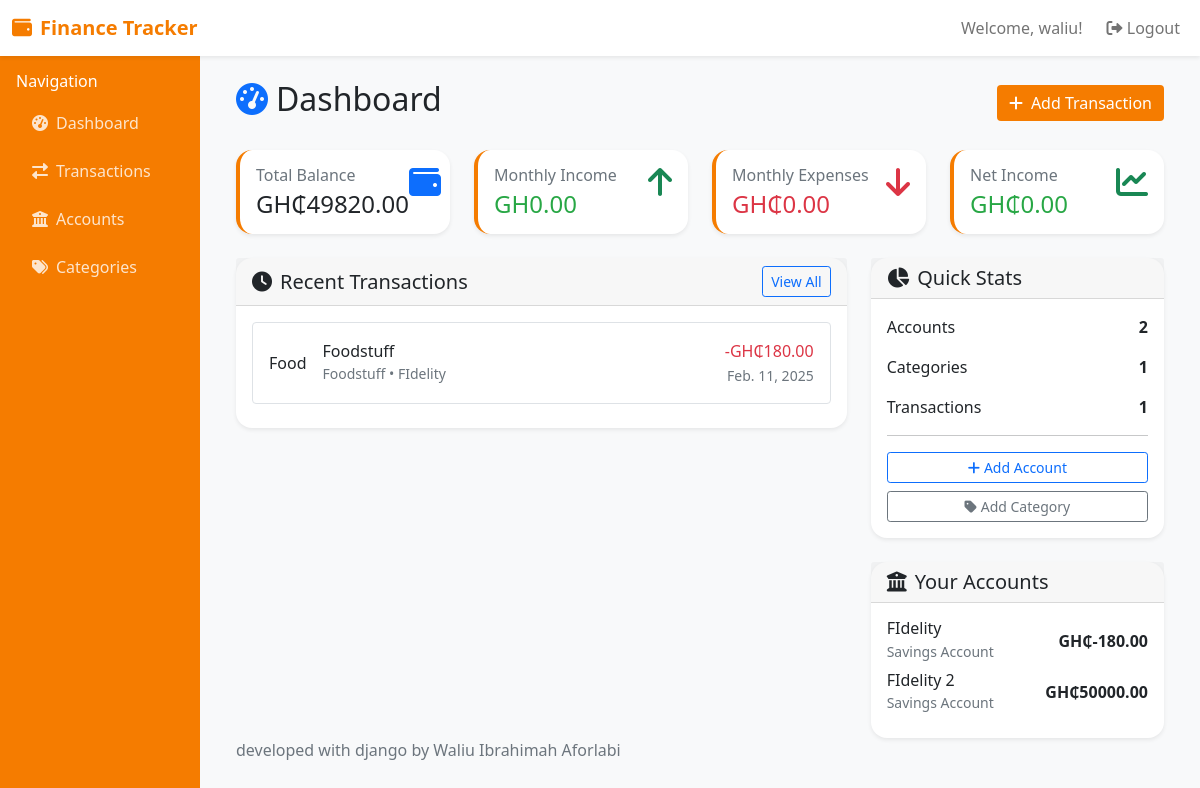
Page /dashboard/ (signed in) on the committed database.
### accounts/models.py (models this page shows, shortened)
class User(AbstractUser):
    email = models.EmailField(unique=True)
    phone = models.CharField(max_length=15, blank=True)
    created_at = models.DateTimeField(auto_now_add=True)

class Transaction(models.Model):
    amount = models.DecimalField(max_digits=15, decimal_places=2)
    description = models.CharField(max_length=255)
    date = models.DateField()
    category = models.ForeignKey(Category, on_delete=models.CASCADE)
    account = models.ForeignKey(Account, on_delete=models.CASCADE)
    user = models.ForeignKey(User, on_delete=models.CASCADE)
    notes = models.TextField(blank=True)
    created_at = models.DateTimeField(auto_now_add=True)
    updated_at = models.DateTimeField(auto_now=True)
    class Meta:
        ordering = ['-date', '-created_at']

class Category(models.Model):
    CATEGORY_TYPES = (
        ('income', 'Income'),
        ('expense', 'Expense'),
    )
    name = models.CharField(max_length=100)
    type = models.CharField(max_length=10, choices=CATEGORY_TYPES)
    user = models.ForeignKey(User, on_delete=models.CASCADE)
    color = models.CharField(max_length=7, default='#007bff')
    icon = models.CharField(max_length=50, default='💰')
    created_at = models.DateTimeField(auto_now_add=True)
    class Meta:
        verbose_name_plural = 'Categories'
        unique_together = ('name', 'user')

class Account(models.Model):
    ACCOUNT_TYPES = (
        ('checking', 'Checking Account'),
        ('savings', 'Savings Account'),
        ('credit', 'Credit Card'),
        ('cash', 'Cash'),
        ('investment', 'Investment'),
    )
    name = models.CharField(max_length=100)
    type = models.CharField(max_length=20, choices=ACCOUNT_TYPES)
    balance = models.DecimalField(max_digits=15, decimal_places=2, default=Decimal('0.00'))
    user = models.ForeignKey(User, on_delete=models.CASCADE)
    is_active = models.BooleanField(default=True)
    created_at = models.DateTimeField(auto_now_add=True)

### accounts/views.py (the view)
# urls.py: path('dashboard/', views.dashboard, name='dashboard'),
@login_required
def dashboard(request):
    accounts = Account.objects.filter(user=request.user, is_active=True)
    total_balance = accounts.aggregate(Sum('balance'))['balance__sum'] or Decimal('0.00')
    recent_transactions = Transaction.objects.filter(user=request.user)[:5]
    current_month = datetime.now().month
    current_year = datetime.now().year
    monthly_income = Transaction.objects.filter(
        user=request.user,
        date__month=current_month,
        date__year=current_year,
        category__type='income'
    ).aggregate(Sum('amount'))['amount__sum'] or Decimal('0.00')
    monthly_expenses = Transaction.objects.filter(
        user=request.user,
        date__month=current_month,
        date__year=current_year,
        category__type='expense'
    ).aggregate(Sum('amount'))['amount__sum'] or Decimal('0.00')
    categories = Category.objects.filter(user=request.user)
    context = {
        'total_balance': total_balance,
        'accounts': accounts,
        'recent_transactions': recent_transactions,
        'monthly_income': monthly_income,
        'monthly_expenses': monthly_expenses,
        'net_income': monthly_income - monthly_expenses,
        'total_accounts': accounts.count(),
        'total_categories': categories.count(),
        'total_transactions': Transaction.objects.filter(user=request.user).count(),
    }
    return render(request, 'accounts/dashboard.html', context)

### templates/accounts/dashboard.html (shortened to what this page needs)
{% extends 'base.html' %}
{% block content %}
<div class="d-flex justify-content-between align-items-center mb-4">
    <h2><i class="fas fa-tachometer-alt text-primary me-2"></i>Dashboard</h2>
    <div>
        <a href="{% url 'add_transaction' %}" class="btn btn-primary">
            <i class="fas fa-plus me-2"></i>Add Transaction
        </a>
    </div>
</div>
<div class="row mb-4">
    <div class="col-md-3">
        <div class="card stats-card">
            <div class="card-body">
                <div class="d-flex justify-content-between">
                    <div>
                        <h6 class="text-muted mb-1">Total Balance</h6>
                        <h4 class="mb-0">GH₵{{ total_balance|floatformat:2 }}</h4>
                    </div>
                    <div class="text-primary">
                        <i class="fas fa-wallet fa-2x"></i>
                    </div>
                </div>
            </div>
        </div>
    </div>
    <div class="col-md-3">
        <div class="card stats-card">
            <div class="card-body">
                <div class="d-flex justify-content-between">
                    <div>
                        <h6 class="text-muted mb-1">Monthly Income</h6>
                        <h4 class="mb-0 income">GH{{ monthly_income|floatformat:2 }}</h4>
                    </div>
                    <div class="text-success">
                        <i class="fas fa-arrow-up fa-2x"></i>
                    </div>
                </div>
            </div>
        </div>
    </div>
    <div class="col-md-3">
        <div class="card stats-card">
            <div class="card-body">
                <div class="d-flex justify-content-between">
                    <div>
                        <h6 class="text-muted mb-1">Monthly Expenses</h6>
                        <h4 class="mb-0 expense">GH₵{{ monthly_expenses|floatformat:2 }}</h4>
                    </div>
                    <div class="text-danger">
                        <i class="fas fa-arrow-down fa-2x"></i>
                    </div>
                </div>
            </div>
        </div>
    </div>
    <div class="col-md-3">
        <div class="card stats-card">
            <div class="card-body">
                <div class="d-flex justify-content-between">
                    <div>
                        <h6 class="text-muted mb-1">Net Income</h6>
                        <h4 class="mb-0 {% if net_income >= 0 %}income{% else %}expense{% endif %}">
                            GH₵{{ net_income|floatformat:2 }}
                        </h4>
                    </div>
                    <div class="{% if net_income >= 0 %}text-success{% else %}text-danger{% endif %}">
                        <i class="fas fa-chart-line fa-2x"></i>
                    </div>
                </div>
            </div>
        </div>
    </div>
</div>
<div class="row">
    <div class="col-md-8">
        <div class="card">
            <div class="card-header d-flex justify-content-between align-items-center">
                <h5 class="mb-0"><i class="fas fa-clock me-2"></i>Recent Transactions</h5>
                <a href="{% url 'transactions_list' %}" class="btn btn-sm btn-outline-primary">View All</a>
            </div>
            <div class="card-body">
                {% if recent_transactions %}
                    {% for transaction in recent_transactions %}
                        <div class="transaction-item p-3 mb-2 border rounded">
                            <div class="d-flex justify-content-between align-items-center">
                                <div class="d-flex align-items-center">
                                    <span class="me-3">{{ transaction.category.icon }}</span>
                                    <div>
                                        <h6 class="mb-0">{{ transaction.description }}</h6>
                                        <small class="text-muted">
                                            {{ transaction.category.name }} • {{ transaction.account.name }}
                                        </small>
                                    </div>
                                </div>
                                <div class="text-end">
                                    <span class="h6 mb-0 {% if transaction.category.type == 'income' %}income{% else %}expense{% endif %}">
                                        {% if transaction.category.type == 'income' %}+{% else %}-{% endif %}GH₵{{ transaction.amount|floatformat:2 }}
                                    </span>
                                    <br>
                                    <small class="text-muted">{{ transaction.date }}</small>
                                </div>
                            </div>
                        </div>
                    {% endfor %}
                {% else %}
                    <p class="text-muted text-center py-4">No transactions yet. Start by adding your first transaction!</p>
                {% endif %}
            </div>
        </div>
    </div>
    <div class="col-md-4">
        <div class="card">
            <div class="card-header">
                <h5 class="mb-0"><i class="fas fa-chart-pie me-2"></i>Quick Stats</h5>
            </div>
            <div class="card-body">
                <div class="mb-3">
                    <div class="d-flex justify-content-between mb-1">
                        <span>Accounts</span>
                        <strong>{{ total_accounts }}</strong>
                    </div>
                </div>
                <div class="mb-3">
                    <div class="d-flex justify-content-between mb-1">
                        <span>Categories</span>
                        <strong>{{ total_categories }}</strong>
                    </div>
                </div>
                <div class="mb-3">
                    <div class="d-flex justify-content-between mb-1">
                        <span>Transactions</span>
                        <strong>{{ total_transactions }}</strong>
                    </div>
                </div>
                <hr>
                <div class="d-grid gap-2">
                    <a href="{% url 'add_account' %}" class="btn btn-outline-primary btn-sm">
                        <i class="fas fa-plus me-1"></i>Add Account
                    </a>
                    <a href="{% url 'add_category' %}" class="btn btn-outline-secondary btn-sm">
                        <i class="fas fa-tag me-1"></i>Add Category
                    </a>
                </div>
            </div>
        </div>
        <div class="card mt-4">
            <div class="card-header">
                <h5 class="mb-0"><i class="fas fa-university me-2"></i>Your Accounts</h5>
            </div>
            <div class="card-body">
                {% for account in accounts %}
                    <div class="d-flex justify-content-between align-items-center mb-2">
                        <div>
                            <h6 class="mb-0">{{ account.name }}</h6>
                            <small class="text-muted">{{ account.get_type_display }}</small>
                        </div>
                        <span class="fw-bold">GH₵{{ account.balance|floatformat:2 }}</span>
                    </div>
                {% empty %}
                    <p class="text-muted">No accounts yet.</p>
                {% endfor %}
            </div>
        </div>
    </div>
</div>
<p class="text-muted">developed with django by Waliu Ibrahimah Aforlabi</p>
</div>
</div>
{% endblock %}

### templates/base.html (shortened to what this page needs)
<!DOCTYPE html>
<html lang="en">
<head>
    <link href="https://cdnjs.cloudflare.com/ajax/libs/bootstrap/5.1.3/css/bootstrap.min.css" rel="stylesheet">
    <link href="https://cdnjs.cloudflare.com/ajax/libs/font-awesome/6.0.0/css/all.min.css" rel="stylesheet">
</head>
<body>
    <nav class="navbar navbar-expand-lg navbar-light bg-white shadow-sm">
        <div class="container-fluid">
            <a class="navbar-brand" href="{% url 'home' %}">
                <i class="fas fa-wallet me-2"></i>Finance Tracker
            </a>
            <div class="navbar-nav ms-auto">
                {% if user.is_authenticated %}
                    <span class="navbar-text me-3">
                        Welcome, {{ user.first_name|default:user.username }}!
                    </span>
                    <a class="nav-link" href="{% url 'logout' %}">
                        <i class="fas fa-sign-out-alt"></i> Logout
                    </a>
                {% else %}
                    <a class="nav-link" href="{% url 'login' %}">Login</a>
                    <a class="nav-link" href="{% url 'signup' %}">Sign Up</a>
                {% endif %}
            </div>
        </div>
    </nav>
    <div class="container-fluid">
        <div class="row">
            {% if user.is_authenticated %}
            <div class="col-md-2 px-0">
                <div class="sidebar">
                    <div class="p-3">
                        <h6 class="text-white">Navigation</h6>
                        <nav class="nav flex-column">
                            <a class="nav-link" href="{% url 'dashboard' %}">
                                <i class="fas fa-tachometer-alt me-2"></i>Dashboard
                            </a>
                            <a class="nav-link" href="{% url 'transactions_list' %}">
                                <i class="fas fa-exchange-alt me-2"></i>Transactions
                            </a>
                            <a class="nav-link" href="{% url 'accounts_list' %}">
                                <i class="fas fa-university me-2"></i>Accounts
                            </a>
                            <a class="nav-link" href="{% url 'categories_list' %}">
                                <i class="fas fa-tags me-2"></i>Categories
                            </a>
                        </nav>
                    </div>
                </div>
            </div>
            <div class="col-md-10">
                <div class="p-4">
            {% else %}
            <div class="col-12">
                <div class="p-4">
            {% endif %}
                    {% block content %}{% endblock %}
                </div>
            </div>
</body>
</html>

### templates/base.html (style rules this page uses)
:root { --primary-color: #f57c00; --secondary-color: #f57c00; --success-color: #28a745; --danger-color: #dc3545; --warning-color: #ffc107; --info-color: #17a2b8; }
body { background-color: #f8f9fa; font-family: 'Segoe UI', Tahoma, Geneva, Verdana, sans-serif; }
.navbar-brand { font-weight: bold; color: var(--primary-color) !important; }
.card { border: none; box-shadow: 0 0.125rem 0.25rem rgba(0, 0, 0, 0.075); border-radius: 1rem; }
.btn-primary { background: linear-gradient(135deg, var(--primary-color), var(--secondary-color)); border: none; }
.sidebar { background: linear-gradient(180deg, var(--primary-color), var(--secondary-color)); min-height: 100vh; }
.sidebar .nav-link { color: rgba(255, 255, 255, 0.8); border-radius: 0.5rem; margin: 0.25rem 0; }
.stats-card { border-left: 4px solid var(--primary-color); }
.income { color: var(--success-color); }
.expense { color: var(--danger-color); }
.transaction-item { border-left: 4px solid #dee2e6; transition: all 0.3s ease; }

### rows in the picture
User: first_name "waliu"
Account: name "FIdelity", type "Savings Account", balance "-180.00"
Account: name "FIdelity 2", type "Savings Account", balance "50000.00"

### other values in the picture
{{ total_balance|floatformat:2 }} "49820.00"
{{ monthly_income|floatformat:2 }} "0.00"
{{ monthly_expenses|floatformat:2 }} "0.00"
{{ net_income|floatformat:2 }} "0.00"
{{ total_accounts }} "2"
{{ total_categories }} "1"
{{ total_transactions }} "1"
